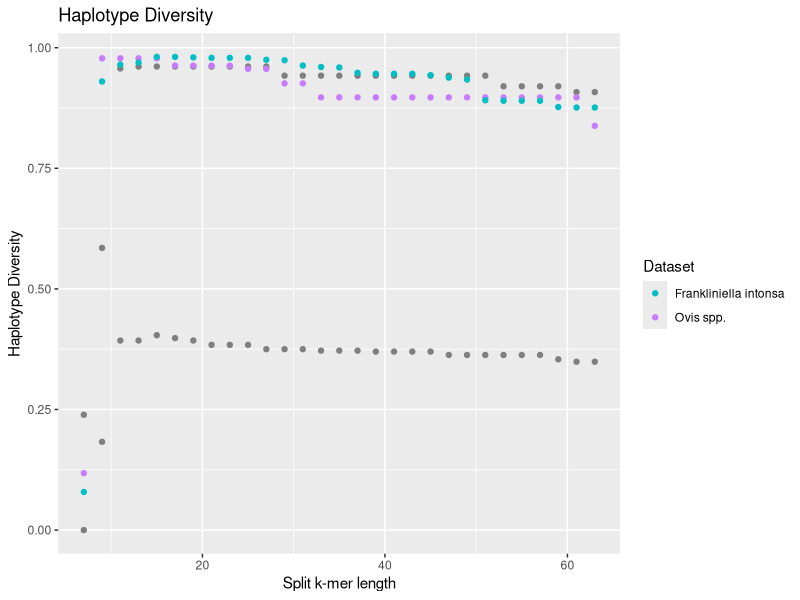
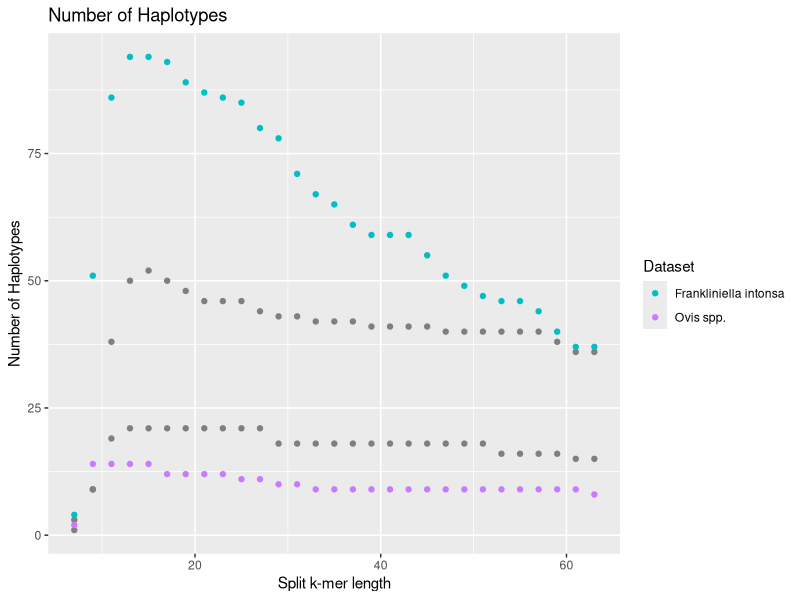
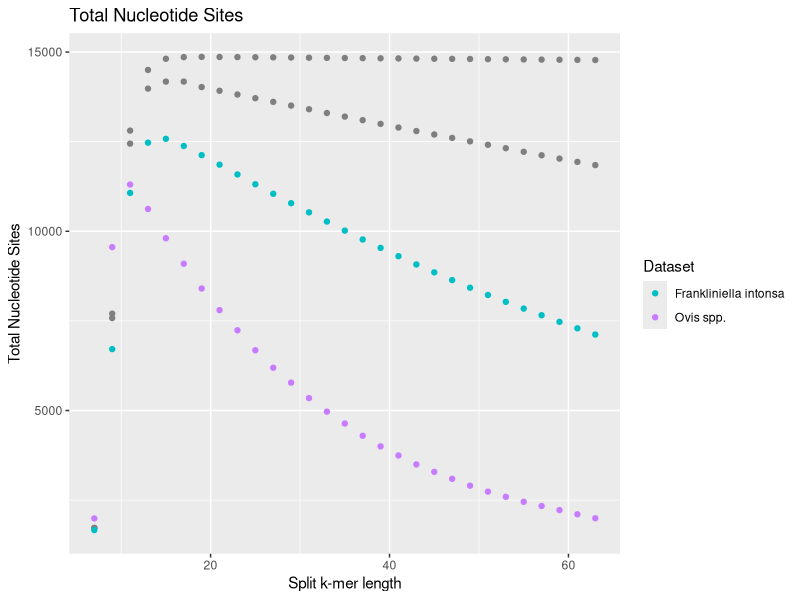
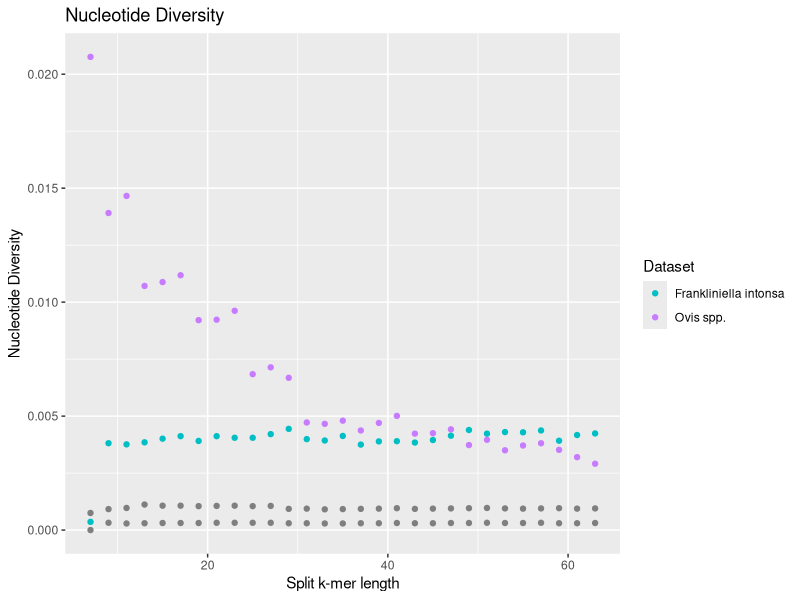
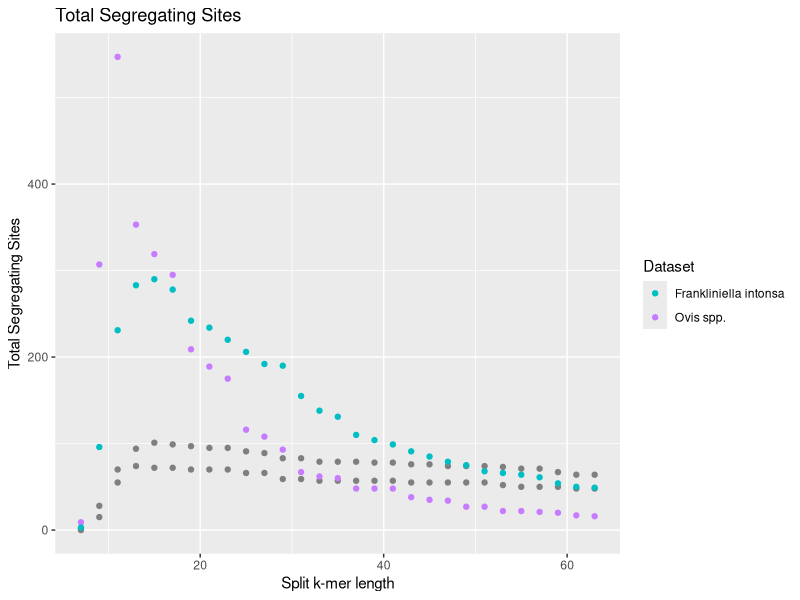
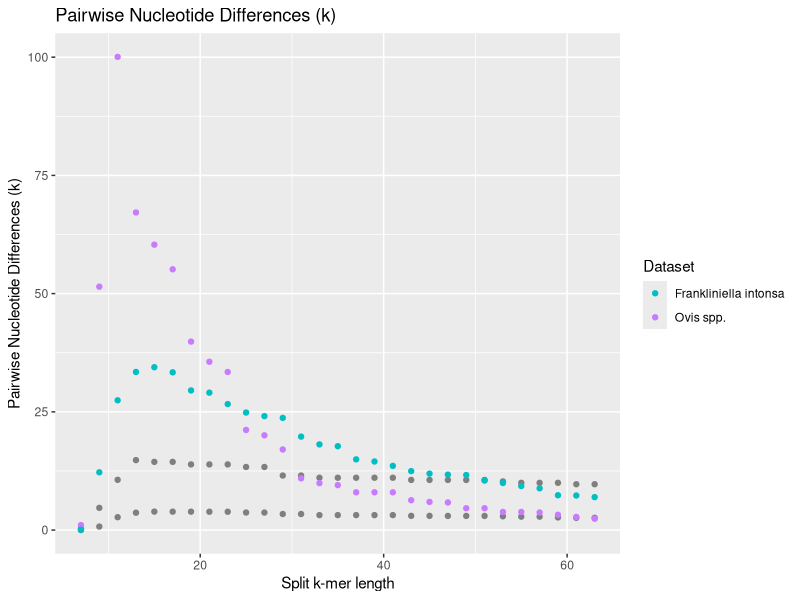
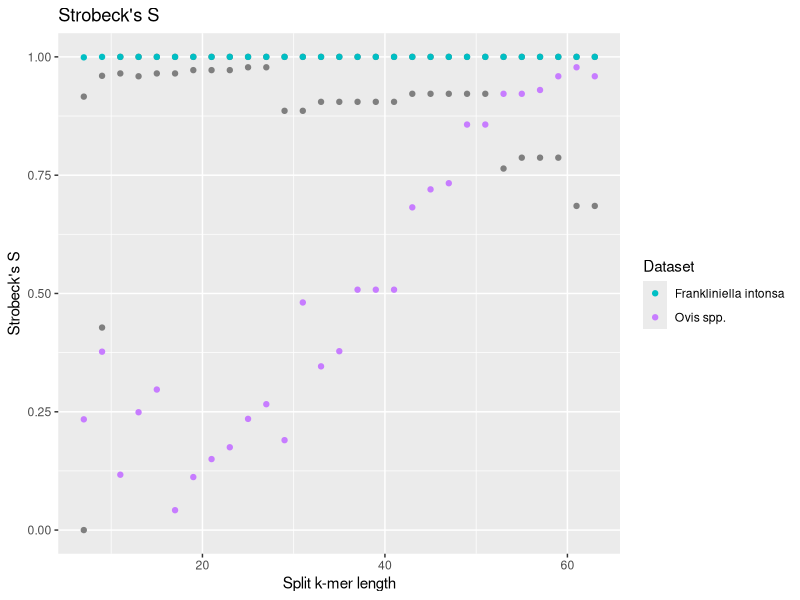
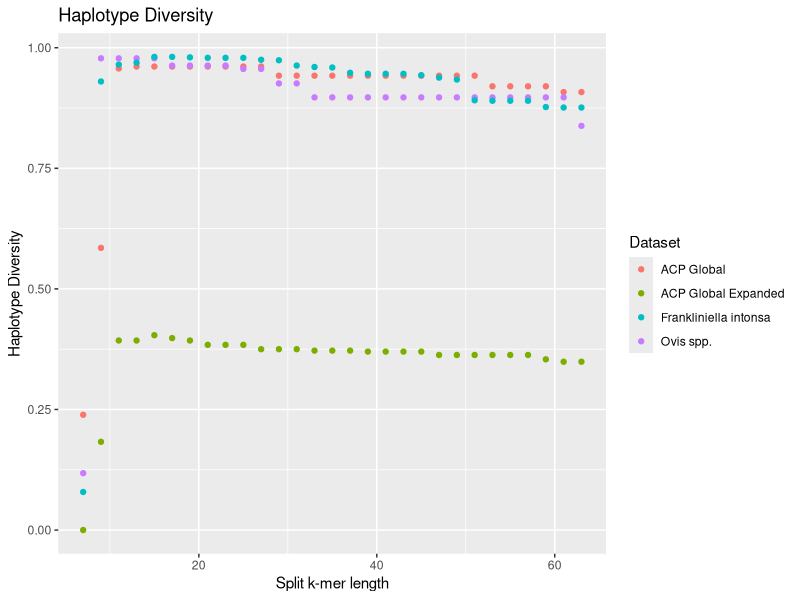

The R script that drew these images, in order:
library(ggplot2)

setwd("C:/Bioinformatics/Heck_USDA_Pathology/Dcitri_mtDNA_haplotyping/Examining_the_effect_of_kmer_size/ska2/DnaSP_statistics")
All_Hd <- read.csv("All-Hd-tot.txt", header = TRUE, row.names = NULL)
All_number_of_haplotypes <- read.csv("All-number-of-haplotypes-tot.txt", header = TRUE, row.names = NULL)
All_number_of_sites <- read.csv("All-number-of-sites-tot.txt", header = TRUE, row.names = NULL)
All_pi <- read.csv("All-pi-tot.txt", header = TRUE, row.names = NULL)
All_segregating <- read.csv("All-segregating-tot.txt", header = TRUE, row.names = NULL)
All_Strobecks <- read.csv("All-StrobecksS-tot.txt", header = TRUE, row.names = NULL)
All_K <- read.csv("All-nucl-differences-tot.txt", header = TRUE, row.names = NULL)

dataset_colors <- c("Combined" = "#FCAF38", "Carlson" = "#F95335", "Ovis spp." = "#C77CFF", "Frankliniella intonsa" = "#00BFC4")
dataset_colors_num_sampl <- c("Combined (681)" = "#FCAF38", "Carlson (31)" = "#F95335", "Ovis spp. (17)" = "#C77CFF", "Frankliniella intonsa (149)" = "#00BFC4")


ggplot(All_Hd, aes(x = X, y = Y, color = Dataset)) +
  geom_point(size = 1.5, shape = 19) +
  scale_color_manual(values = dataset_colors) +  # Specify colors
  labs(x = "Split k-mer length", y = "Haplotype Diversity", title = "Haplotype Diversity")

ggplot(All_number_of_haplotypes, aes(x = X, y = Y, color = Dataset)) +
  geom_point(size = 1.5, shape = 19) +
  scale_color_manual(values = dataset_colors) +  # Specify colors
  labs(x = "Split k-mer length", y = "Number of Haplotypes", title = "Number of Haplotypes")

ggplot(All_number_of_sites, aes(x = X, y = Y, color = Dataset)) +
  geom_point(size = 1.5, shape = 19) +
  scale_color_manual(values = dataset_colors) +  # Specify colors
  labs(x = "Split k-mer length", y = "Total Nucleotide Sites", title = "Total Nucleotide Sites")

ggplot(All_pi, aes(x = X, y = Y, color = Dataset)) +
  geom_point(size = 1.5, shape = 19) +
  scale_color_manual(values = dataset_colors) +  # Specify colors
  labs(x = "Split k-mer length", y = "Nucleotide Diversity", title = "Nucleotide Diversity")

ggplot(All_segregating, aes(x = X, y = Y, color = Dataset)) +
  geom_point(size = 1.5, shape = 19) +
  scale_color_manual(values = dataset_colors) +  # Specify colors
  labs(x = "Split k-mer length", y = "Total Segregating Sites", title = "Total Segregating Sites")

ggplot(All_K, aes(x = X, y = Y, color = Dataset)) +
  geom_point(size = 1.5, shape = 19) +
  scale_color_manual(values = dataset_colors) +  # Specify colors
  labs(x = "Split k-mer length", y = "Pairwise Nucleotide Differences (k)", title = "Pairwise Nucleotide Differences (k)")

ggplot(All_Strobecks, aes(x = X, y = Y, color = Dataset)) +
  geom_point(size = 1.5, shape = 19) +
  scale_color_manual(values = dataset_colors) +  # Specify colors
  labs(x = "Split k-mer length", y = "Strobeck's S", title = "Strobeck's S")


# Plot with specific colors for each dataset
ggplot(All_Hd, aes(x = X, y = Y, color = Dataset)) +
  geom_point() +
  labs(x = "Split k-mer length", y = "Haplotype Diversity", title = "Haplotype Diversity")
